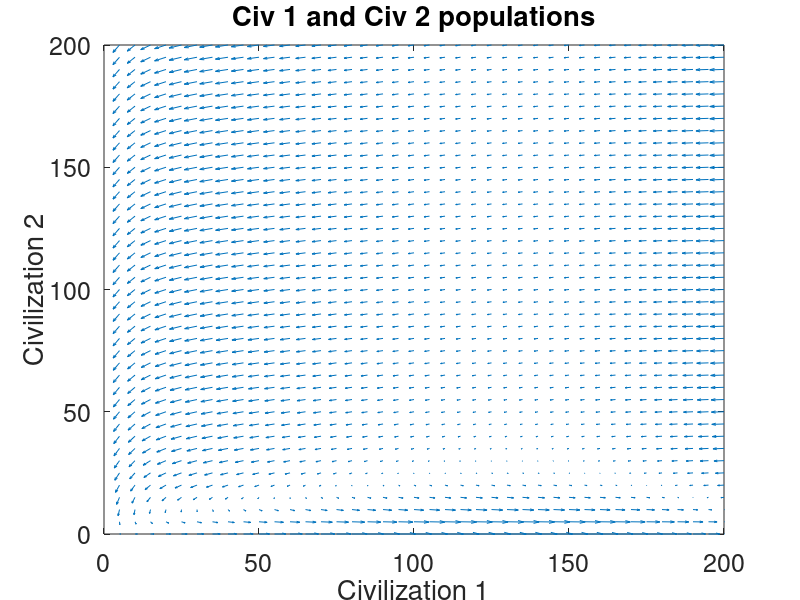

MATLAB code for this plot:
% Phase place plots of base case

clf; clear all

% Parameters, which can be varied to produce introducing results. 
alpha=0.5;
a=0.3;
k=200;
A_1=10;
A_2=10;
A_3=10;
B_1=200;
B_2=200;
B_3=200;
D_1=20;
D_2=30;
D_3=50;

% Since V_2 is 0, C_2=M_2. On the other hand, C_1=V_1+M_1.
% The change in C_1 is thus the sum of the change in V_1 and M_1
% We assume here that in our initial values, the proportion of M_1 out of
% total C_1 is (a/alpha), the same proportion of new births that will be
% dedicated to becoming soldiers. Similarly, the proportion of V_1 would be
% 1-(a/alpha). This is to avoid making a 3-D or 4-D phase diagram with V_1,
% V_2, M_1, and M_2. 
i=0;
for M_2=0:5:200
  i=i+1;
  j=0;
  for C_1=0:5:200
    j=j+1;
    CC1(i,j)=C_1;
    MM2(i,j)=M_2;
    M_1=(a/alpha)*C_1; 
    V_1=(1-(a/alpha))*C_1;
    dV_1(i,j)=(alpha-a).*V_1.*(1-(V_1./(k-M_1)))-V_1*D_2*(M_2.^2./(B_2+M_2^2))*(M_1/(A_2^2+M_1.^2));
    dM_1(i,j)=a.*V_1.*(1-(V_1./(k-V_1)))-M_1.*D_1.*(M_2^2./(B_1+M_2.^2))*(M_1./(A_1+M_1.^3));
    dC_1=dV_1+dM_1;
    dM_2(i,j)=-D_3.*M_2.*(M_2.^2./(B_3+M_2.^3)).*(M_1./(A_3+M_1.^2));
  end
end


% plot arrows in phase plane:
quiver(CC1,MM2,dC_1,dM_2)
h(1)=title('Civ 1 and Civ 2 populations');
h(2)=xlabel('Civilization 1');
h(3)=ylabel('Civilization 2');
h(4)=gca;
set(h,'FontSize',18)
axis([0 200 0 200])
